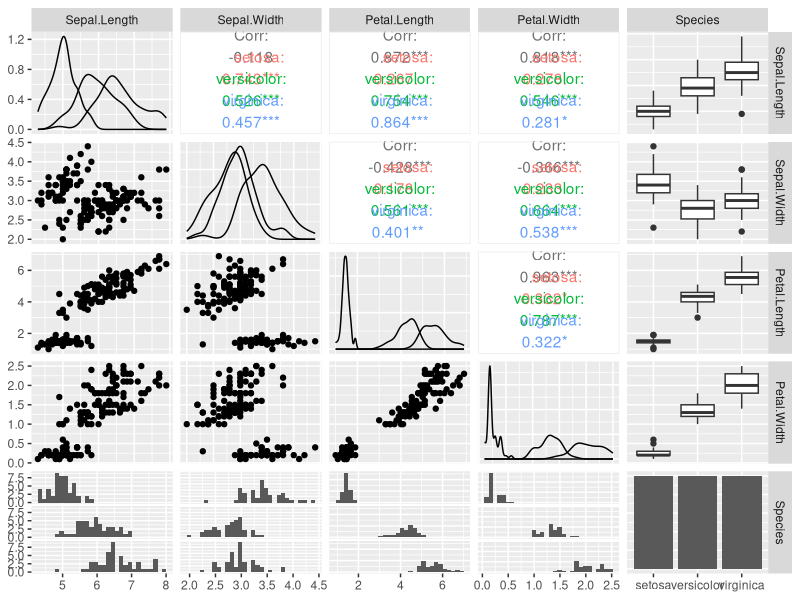

The R source for this figure:
library(datasets)
data("iris")
library(ggplot2)
library(GGally)
ggpairs(iris, mapping = ggplot2::aes(colours = Species))
